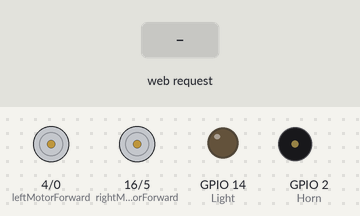
Bench run of a sketch on a simulated ESP8266 (NodeMCU). On the bench: motor-driver pin pairs drawn as motors (green arrow = first pin HIGH = forward, orange = second pin HIGH = backward, longer = more drive), output pins drawn as LEDs (lit = HIGH), buzzer (waves = sounding, pin HIGH). The test bench sets the inputs (shaded band). WiFi joins after 1.5 s; servers stay silent unless stated; what the sketch prints to the serial monitor is not drawn.

Above: at 3.2 s.
3.3 s: HTTP request GET /up received
At 3.9 s:
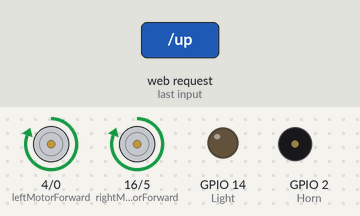
4.8 s: HTTP request GET /down received
At 6.0 s:
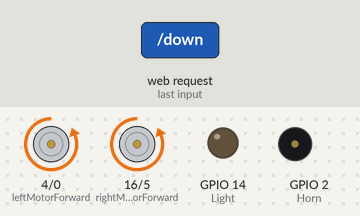
6.3 s: HTTP request GET /left received
At 7.3 s:
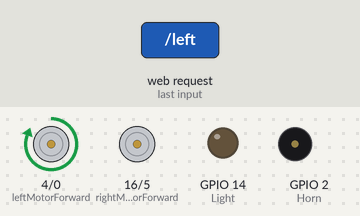
7.8 s: HTTP request GET /right received
At 8.5 s:
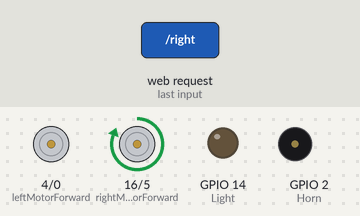
9.3 s: HTTP request GET /horn received
At 9.6 s:
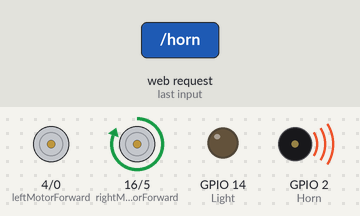
10.8 s: HTTP request GET /lighton received
At 12.0 s:
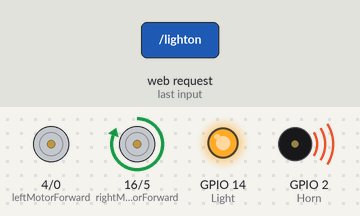
Timing chart, 0 to 13.3 s (numbered marks = the images above; inputs shaded):
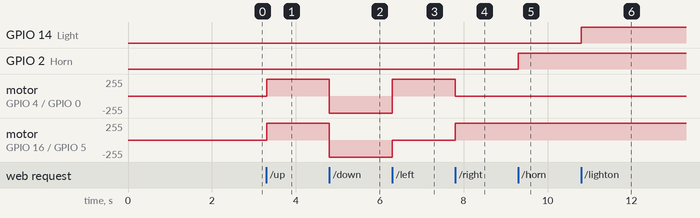

The sketch:

Wifi_OWN.ino
```cpp
//Code By Smart Tech Tuition
//Wifi Control Car

#include <ESP8266WiFi.h>

WiFiClient client;

WiFiServer server(80);
const char* ssid     = ""; // Your WiFi ssid
const char* password = ""; // Your WiFi Password

String  data ="";
// Define all Pins Here//


int rightMotorForward = 16;   /* GPIO15(D0) -> IN1  */

int rightMotorBackward = 5;  /* GPIO13(D1) -> IN2  */

int leftMotorForward = 4;  /* GPIO2(D2) -> IN3   */

int leftMotorBackward = 0;    /* GPIO0(D3) -> IN4   */

int Horn = 2;       /* GPIO2 (D4) -> Horn */

int Light = 14;     /* GPIO14 (D5) -> Light */

void setup(){
 // Code for Print IP Address OF Your board

  Serial.print("Attempting to connect to SSID");
  WiFi.begin(ssid, password);
  // Attempt to connect to WiFi network:
  while (WiFi.status() != WL_CONNECTED) {
    Serial.print(".");
    // Connect to WPA/WPA2 network. Change this line if using open or WEP  network:
    // Wait 1 seconds for connection:
    delay(1000);
  }

  Serial.println("");
  Serial.println("WiFi connected");
  Serial.println("IP address: ");
  Serial.println(WiFi.localIP());   //You can get IP address assigned to ESP

  pinMode(leftMotorForward, OUTPUT);

  pinMode(rightMotorForward, OUTPUT);

  pinMode(leftMotorBackward, OUTPUT);

  pinMode(rightMotorBackward, OUTPUT);

  pinMode(Horn, OUTPUT);

  pinMode(Light, OUTPUT);

  server.begin();

}


void loop()

{

  client = server.available();

  if (!client) return;

  data = checkClient ();

  if (data == "up") MotorForward();

  else if (data == "down") MotorBackward();

  else if (data == "left") TurnLeft();

  else if (data == "right") TurnRight();

  else if (data == "stop") MotorStop();

  else if (data == "horn") HornON();

  else if (data == "lighton") LightON();

  else if (data == "lightof") LightOFF();

  }
void MotorForward(void)

{

digitalWrite(leftMotorForward,HIGH);

digitalWrite(rightMotorForward,HIGH);

digitalWrite(leftMotorBackward,LOW);

digitalWrite(rightMotorBackward,LOW);

}
void MotorBackward(void)

{

digitalWrite(leftMotorBackward,HIGH);

digitalWrite(rightMotorBackward,HIGH);

digitalWrite(leftMotorForward,LOW);

digitalWrite(rightMotorForward,LOW);

}
void TurnLeft(void)

{

digitalWrite(leftMotorForward,HIGH);

digitalWrite(rightMotorForward,LOW);

digitalWrite(rightMotorBackward,LOW);

digitalWrite(leftMotorBackward,LOW);

}
void TurnRight(void)

{

digitalWrite(leftMotorForward,LOW);

digitalWrite(rightMotorForward,HIGH);

digitalWrite(rightMotorBackward,LOW);

digitalWrite(leftMotorBackward,LOW);

}

void MotorStop(void)

 {

digitalWrite(leftMotorForward,LOW);

digitalWrite(leftMotorBackward,LOW);

digitalWrite(rightMotorForward,LOW);

digitalWrite(rightMotorBackward,LOW);

digitalWrite(Horn,LOW);


}

void HornON(void)
{
  digitalWrite(Horn,HIGH);
}

void LightON(void)
{
  digitalWrite(Light,HIGH);
}

void LightOFF(void)
{
  digitalWrite(Light,LOW);
}


/***RECEIVE DATA FROM the APP ***/

String checkClient (void)

{

while(!client.available()) delay(1);

String request = client.readStringUntil('\r');

request.remove(0, 5);

request.remove(request.length()-9,9);

return request;

}
```

Measured:
- after the input at 3.3 s, motor on GPIO 4 (leftMotorForward) / GPIO 0 (leftMotorBackward), motor on GPIO 16 (rightMotorForward) / GPIO 5 (rightMotorBackward): stopped → forward 255/255 at once
- after the input at 4.8 s, motor on GPIO 4 (leftMotorForward) / GPIO 0 (leftMotorBackward), motor on GPIO 16 (rightMotorForward) / GPIO 5 (rightMotorBackward): forward 255/255 → backward 255/255 at once
- after the input at 6.3 s, motor on GPIO 4 (leftMotorForward) / GPIO 0 (leftMotorBackward): backward 255/255 → forward 255/255 at once; motor on GPIO 16 (rightMotorForward) / GPIO 5 (rightMotorBackward): backward 255/255 → stopped at once
- after the input at 7.8 s, motor on GPIO 4 (leftMotorForward) / GPIO 0 (leftMotorBackward): forward 255/255 → stopped at once; motor on GPIO 16 (rightMotorForward) / GPIO 5 (rightMotorBackward): stopped → forward 255/255 at once
- after the input at 9.3 s, GPIO 2 (Horn): LOW → HIGH at once
- after the input at 10.8 s, GPIO 14 (Light): LOW → HIGH at once
